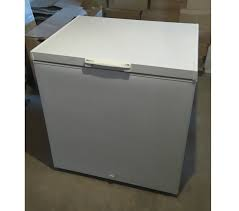
#> input picture Wasty-G9/Image/BD_simple/electromenagers/1145.jpg, 239 x 211 px, found by its file name; its folder holds only this picture in this run
$ python csv_couleur.py   (older library calls are emulated)
#> lines starting #> are read from the running program, lines starting #| are printed output that depends on the picture; after the words box and inside, x2 and y2 are one past the last pixel; in counts of white or black regions, pixels touching at a corner belong together
#> further down, img is the input picture: shape (211, 239, 3); mean R, G, B 142.1, 141.5, 135.6
### Wasty-G9/Treatment/pretraitement.py
# -*- coding: utf-8 -*-
"""
Created on Wed Jan 11 15:00:03 2017
v0.1 : Récupération - Redimensionnement - Changement de couleurs
V0.2 : Changement de méthode de Redimensionnement
V0.3 : Detection contour et autres méthodes
V1.0 : Extraction des objets
Programme qui permet de faire ressortir les contours d´une image
en extrayant la partie interessante de l´image
@author: Groupe 9: Classification d´images
"""


import numpy as np
import scipy
import matplotlib.pyplot as plt
from skimage import io, feature, color


def Canny__Contours_right(img):
    """ Fonction qui prend en entree une image
        Trace les contours de l´image et la renvoie """
    # img=tr.resize(img,(100,100))
    img_gray = color.rgb2gray(img)
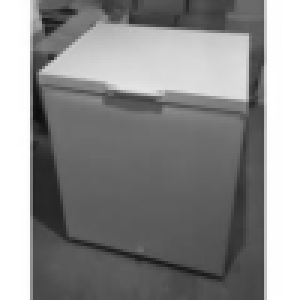
#> img_gray: shape (100, 100) float64 (shown 3 times larger); min 0.0552, max 1, mean 0.554
    edges = feature.canny(img_gray, sigma=3)
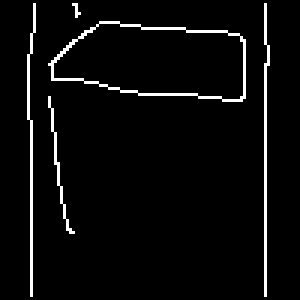
#> edges: shape (100, 100) bool (shown 3 times larger); 4.2% white in thin lines or dots, all inside (x1, y1, x2, y2) = (9, 1, 90, 99)
    haut, lar = edges . shape
#> haut = 100; lar = 100
    i = 0
    j = 0
    for i in range(haut):
        j = 0
        while not edges[i, j] and j < lar-1:
            j += 1
        if edges[i, j]:
            edges[i, j:] = True
#> edges: shape (100, 100) bool; 88.3% white; 1 black region, box (x1, y1, x2, y2) and area: (0, 0, 100, 100) 1168
    return edges


def Canny__Contours_left(img):
    """Fonction qui prend en entree une image, qui la parcourt de gauche a droite
        et qui renvoie une partie de l´image"""
    # img=tr.resize(img,(100,100))
    img_gray = color.rgb2gray(img)
    edges = feature.canny(img_gray, sigma=3)
    haut, lar = edges . shape
#> haut = 100; lar = 100
    i = 0
    j = 1
    for i in range(haut):
        j = 0
        while not edges[i, j] and j > -lar:
            j -= 1
        if edges[i, j]:
            edges[i, :j] = True
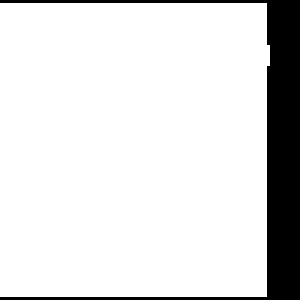
#> edges: shape (100, 100) bool (shown 3 times larger); 87.3% white; 1 black region, box (x1, y1, x2, y2) and area: (0, 0, 100, 100) 1271
    return edges


def Canny__Contours_upper(img):
    """Fonction qui prend en entree une image, qui la parcourt de droite a gauche
        et qui renvoie une partie de l´image"""
    # img=tr.resize(img,(100,100))
    img_gray = color.rgb2gray(img)
    edges = feature.canny(img_gray, sigma=3)
    haut, lar = edges.shape
    i = 0
    j = 1
    for j in range(lar):
        i = 0
        while not edges[i, j] and i > -haut:
            i -= 1
        if edges[i, j]:
            edges[:i, j] = True
    return edges


def Canny__Contours_lower(img):
    """Fonction qui prend en entree une image, qui la parcourt du haut vers le bas
       et qui renvoie une partie de l´image"""
    # img=tr.resize(img,(100,100))
    img_gray = color.rgb2gray(img)
    edges = feature.canny(img_gray, sigma=3)
    haut, lar = edges.shape
#> haut = 100; lar = 100
    i = 0
    j = 0
    for j in range(lar):
        i = 0
        while not edges[i, j] and i < haut-1:
            i += 1
        if edges[i, j]:
            edges[i:, j] = True
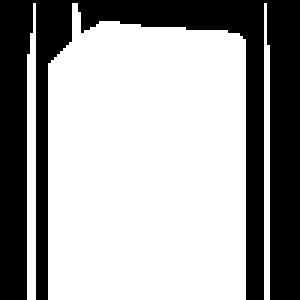
#> edges: shape (100, 100) bool (shown 3 times larger); 64% white; 1 black region, box (x1, y1, x2, y2) and area: (0, 0, 100, 100) 3598
    return edges


def Canny_findContours(image):
    """Fonction qui prend en entree une image, qui utilise les fonctions
    precedentes pour reconstituer l'image finale"""
    image = scipy.misc.imresize(image, (100, 100))
    edges1 = Canny__Contours_right(image)
    edges2 = Canny__Contours_left(image)
    edges3 = Canny__Contours_lower(image)
    edges4 = Canny__Contours_upper(image)
#> after the loop in Canny__Contours_upper, `for j in range(lar):`:
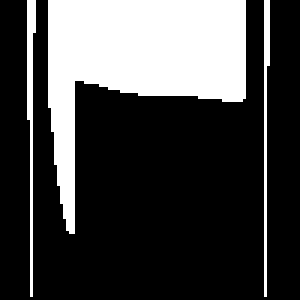
#> edges: shape (100, 100) bool (shown 3 times larger); 26.3% white; 3 white regions, box (x1, y1, x2, y2) and area: (16, 0, 82, 78) 2360, (9, 0, 12, 99) 150, (88, 0, 90, 99) 121
    h, l, c = np.shape(image)
#> h = 100; l = 100; c = 3
    for i in range(h):
        for j in range(l):
            if not edges1[i, j] or not edges2[i, j] or not edges3[i, j] or not edges4[i, j]:
                image[i, j, :] = 0
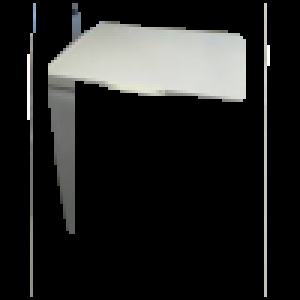
#> image: shape (100, 100, 3) (shown 3 times larger); mean of channels 0, 1, 2 35.1, 35.4, 34.3; drawn as R, G, B
    return image
# Test des fonctions
# [4 lines that do not run on import are left out]

### Wasty-G9/couleurs/csv_couleur.py
# -*- conding = UTF-8 -*-

"""
Groupe9: Classification d'images

Indexation des images grâce aux couleurs

Version 2
"""


import os
from scipy.misc import imread
import numpy as np
from scipy.ndimage.measurements import histogram
from skimage.transform import resize
import pretraitement as prt

# Reduction de la couleur sur 6 bits
# Prend chaque pixel et renvoi sa valeur réduite
def sample_pixel(pixel):
    """
    Reduction de couleurs
    """
    to_bits = lambda x: '{0:08b}'.format(x)
    red, green, blue = to_bits(pixel[0]), to_bits(pixel[1]), to_bits(pixel[2])
    red_intensity = int(red[0]) * 2 ** 5 + int(red[1]) * 2 ** 4
    green_intensity = int(green[0]) * 2 ** 3 + int(green[1]) * 2 ** 2
    blue_intensity = int(blue[0]) * 2 ** 1 + int(blue[1]) * 2 ** 0
    intensity = red_intensity + green_intensity + blue_intensity
    return[intensity, intensity, intensity]
    # Nécessaire d'en mettre 3 pour l'affichage

# prend chaque image et envoi les pixels a la reduction
# retourne l'image reduite
def sample_image(image):
    """
    Echantillonage des pixels
    """
    return [
        [
            sample_pixel(pixel)
            for pixel in row
        ]
        for row in image
        ]


# variable recuperant l'ensemble des données a récupérer dans le csv
text = 'categorie, numim, 0, 1, 2, 3, 4, 5, 6, 7, 8, 9, 10, 11, 12, 13, 14, 15, 16, 17, 18, 19, 20, 21, 22, 23, 24, 25, 26, 27, 28, 29, 30, 31, 32, 33, 34, 35, 36, 37, 38, 39, 40, 41, 42, 43, 44, 45, 46, 47, 48, 49, 50, 51, 52, 53, 54, 55, 56, 57, 58, 59, 60, 61, 62, 63'
path = "/Users/Tom/Desktop/Projet/Wasty-G9/Image/BD_simple/"
# recupération des noms des dossiers de la BD

# boucle pour passer dans tous les dossiers ayant des images (try)
for categorie in os.listdir(path):
    try:
        # chemin de l'image
        chm = os.path.join(path, categorie)
        # boucle pour lire chaque image
        for picture in os.listdir(chm):
            # on lit, puis on redimensionne l'image
            img = imread(os.path.join(chm, picture))
            small_img = prt.Canny_findContours(img)
            # small_img = resize(img, (100, 100))
            small_img = np.ceil(small_img*255)
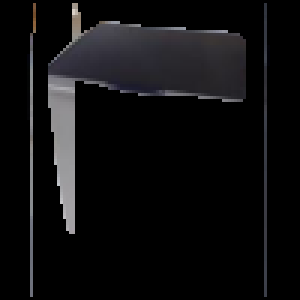
#> small_img: shape (100, 100, 3) float16 (shown 3 times larger); mean of channels 0, 1, 2 14.4, 14.1, 15.2; drawn as R, G, B
#> (the run stopped early here; a loop or call above may not have finished)
